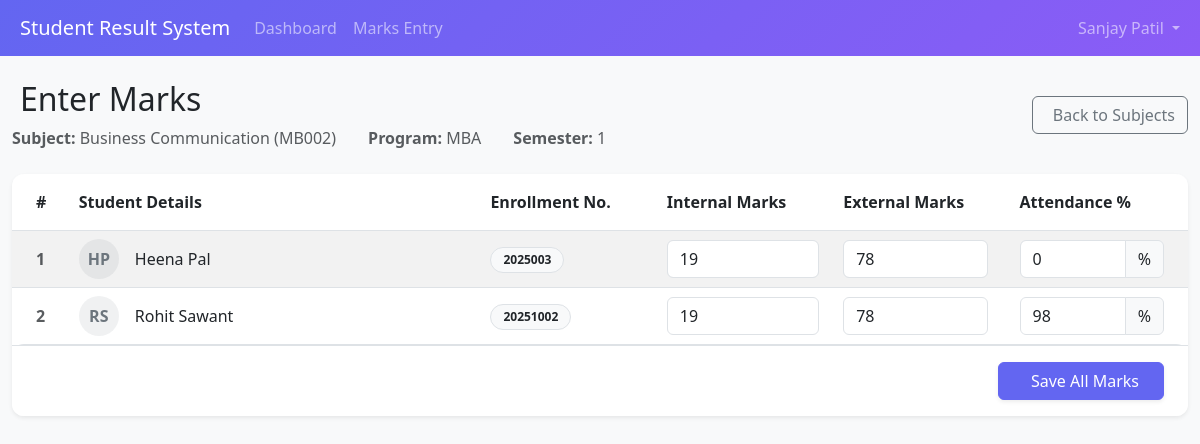
/teachers/marks-entry/6/ (signed in), run on an earlier commit of the app's database.
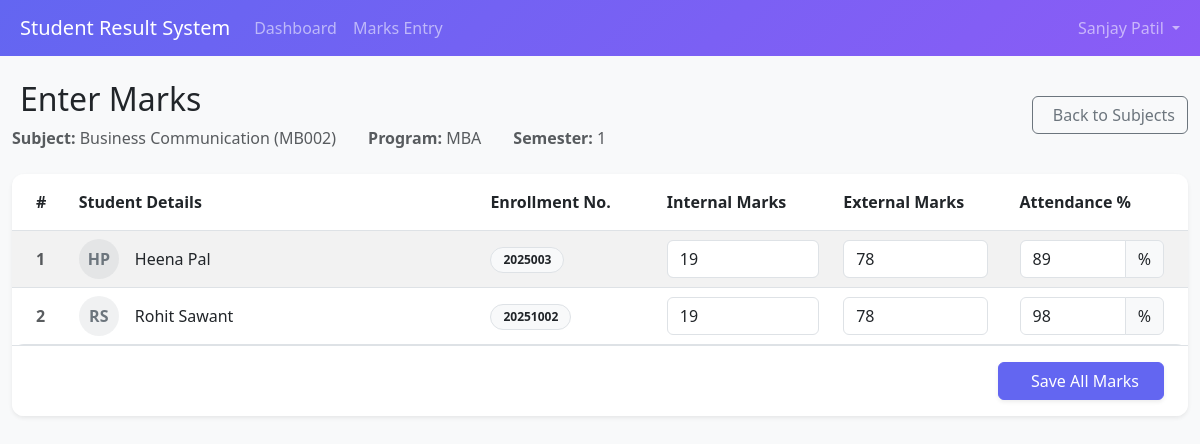
And on a later commit of the database.
### students/models.py (models this page shows, shortened)
class Student(models.Model):
    GENDER_CHOICES = (
        ('Male', 'Male'),
        ('Female', 'Female'),
        ('Other', 'Other'),
    )
    BLOOD_GROUP_CHOICES = (
        ('A+', 'A+'),
        ('A-', 'A-'),
        ('B+', 'B+'),
        ('B-', 'B-'),
        ('AB+', 'AB+'),
        ('AB-', 'AB-'),
        ('O+', 'O+'),
        ('O-', 'O-'),
    )
    user = models.OneToOneField(
        User,
        on_delete=models.CASCADE,
        related_name='student_profile'
    )
    enrollment_number = models.CharField(
        max_length=20,
        unique=True,
        help_text='Unique enrollment number'
    )
    program = models.ForeignKey(
        Program,
        on_delete=models.PROTECT,
        related_name='students'
    )
    batch_year = models.IntegerField(
        validators=[MinValueValidator(2000), MaxValueValidator(2100)],
        help_text='Year of admission'
    )
    current_semester = models.IntegerField(
        default=1,
        validators=[MinValueValidator(1), MaxValueValidator(10)]
    )
    date_of_birth = models.DateField()
    gender = models.CharField(max_length=10, choices=GENDER_CHOICES)
    blood_group = models.CharField(
        max_length=3,
        choices=BLOOD_GROUP_CHOICES,
        blank=True,
        null=True
    )
    nationality = models.CharField(max_length=50, default='Indian')
    category = models.CharField(
        max_length=20,
        choices=(
            ('General', 'General'),
            ('OBC', 'OBC'),
            ('SC', 'SC'),
            ('ST', 'ST'),
            ('Other', 'Other'),
        ),
        default='General'
    )
    phone_regex = RegexValidator(
        regex=r'^\+?1?\d{9,15}$',
        message="Phone number must be entered in the format: '+999999999'."
    )
    personal_phone = models.CharField(
        validators=[phone_regex],
        max_length=17,
        help_text='Student\'s personal phone number'
    )
    personal_email = models.EmailField(blank=True, null=True)
    address = models.TextField()
    city = models.CharField(max_length=100)
    state = models.CharField(max_length=100)
    pincode = models.CharField(max_length=10)
    guardian_name = models.CharField(max_length=100)
    guardian_relation = models.CharField(
        max_length=50,
        default='Father',
        choices=(
            ('Father', 'Father'),
            ('Mother', 'Mother'),
            ('Guardian', 'Guardian'),
            ('Other', 'Other'),
        )
    )
    guardian_phone = models.CharField(
        validators=[phone_regex],
        max_length=17
    )
    guardian_email = models.EmailField(blank=True, null=True)
    guardian_occupation = models.CharField(max_length=100, blank=True)
    admission_date = models.DateField()
    admission_type = models.CharField(
        max_length=50,
        choices=(
            ('Regular', 'Regular'),
            ('Lateral Entry', 'Lateral Entry'),
            ('Management Quota', 'Management Quota'),
            ('NRI', 'NRI'),
        ),
        default='Regular'
    )
    previous_institution = models.CharField(max_length=200, blank=True)
    previous_degree = models.CharField(max_length=100, blank=True)
    previous_percentage = models.DecimalField(
        max_digits=5,
        decimal_places=2,
        blank=True,
        null=True
    )
    previous_passing_year = models.IntegerField(blank=True, null=True)
    photo = models.ImageField(
        upload_to='student_photos/',
        blank=True,
        null=True
    )
    id_proof = models.FileField(
        upload_to='student_documents/',
        blank=True,
        null=True,
        help_text='Aadhar/Passport/Driving License'
    )
    is_active = models.BooleanField(default=True)
    is_hostel_resident = models.BooleanField(default=False)
    is_scholarship_holder = models.BooleanField(default=False)
    created_at = models.DateTimeField(auto_now_add=True)
    updated_at = models.DateTimeField(auto_now=True)
    class Meta:
        db_table = 'students'
        ordering = ['-batch_year', 'enrollment_number']
        verbose_name = 'Student'
        verbose_name_plural = 'Students'
        indexes = [
            models.Index(fields=['enrollment_number']),
            models.Index(fields=['batch_year', 'program']),
        ]

### results/models.py (models this page shows, shortened)
class SubjectMarks(models.Model):
    GRADE_CHOICES = (
        ('O', 'O (Outstanding)'),
        ('A+', 'A+ (Excellent)'),
        ('A', 'A (Very Good)'),
        ('B+', 'B+ (Good)'),
        ('B', 'B (Above Average)'),
        ('C', 'C (Average)'),
        ('P', 'P (Pass)'),
        ('F', 'F (Fail)'),
    )
    semester_result = models.ForeignKey(SemesterResult, on_delete=models.CASCADE, related_name='subject_marks')
    subject = models.ForeignKey(Subject, on_delete=models.PROTECT)
    teacher = models.ForeignKey(Teacher, on_delete=models.SET_NULL, null=True, blank=True)
    internal_marks = models.IntegerField(default=0, validators=[MinValueValidator(0)])
    external_marks = models.IntegerField(default=0, validators=[MinValueValidator(0)])
    attendance_percentage = models.IntegerField(default=0, help_text="Overall attendance percentage (0-100)")
    total_marks = models.IntegerField(default=0)
    grade = models.CharField(max_length=2, choices=GRADE_CHOICES, blank=True)
    grade_point = models.DecimalField(max_digits=3, decimal_places=1, default=0)
    is_passed = models.BooleanField(default=False)
    remarks = models.TextField(blank=True)
    entry_date = models.DateTimeField(auto_now_add=True)
    modified_date = models.DateTimeField(auto_now=True)
    class Meta:
        db_table = 'subject_marks'
        unique_together = ['semester_result', 'subject']
        ordering = ['semester_result', 'subject__code']
        verbose_name = 'Subject Mark'
        verbose_name_plural = 'Subject Marks'
    @property
    def percentage(self):
        """Calculate percentage for this subject"""
        if self.subject.max_marks == 0:
            return 0
        return round((self.total_marks / self.subject.max_marks) * 100, 2)

### accounts/models.py (models this page shows, shortened)
class User(AbstractUser):
    ROLE_CHOICES = (
        ('admin', 'Admin'),
        ('teacher', 'Teacher'),
        ('student', 'Student'),
    )
    role = models.CharField(
        max_length=10,
        choices=ROLE_CHOICES,
        default='student'
    )
    phone_regex = RegexValidator(
        regex=r'^\+?1?\d{9,15}$',
        message="Phone number must be entered in the format: '+999999999'. Up to 15 digits allowed."
    )
    phone = models.CharField(
        validators=[phone_regex],
        max_length=17,
        blank=True,
        null=True
    )
    profile_picture = models.ImageField(
        upload_to='profiles/',
        blank=True,
        null=True,
        default='profiles/default.png'
    )
    address = models.TextField(blank=True, null=True)
    date_of_birth = models.DateField(blank=True, null=True)
    created_at = models.DateTimeField(auto_now_add=True)
    updated_at = models.DateTimeField(auto_now=True)
    is_verified = models.BooleanField(default=True)
    last_login_ip = models.GenericIPAddressField(blank=True, null=True)
    class Meta:
        db_table = 'users'
        ordering = ['-created_at']
    def get_full_name(self):
        full_name = f"{self.first_name} {self.last_name}"
        return full_name.strip() or self.username
    @property
    def is_admin(self):
        return self.role == 'admin'
    @property
    def is_teacher(self):
        return self.role == 'teacher'

### teachers/views.py (the view, shortened to what this page needs)
# urls.py: path('marks-entry/<int:subject_id>/', views.marks_entry, name='marks_entry'),
@login_required
@user_passes_test(is_teacher)
def marks_entry(request, subject_id):
    teacher = request.user.teacher_profile
    subject = get_object_or_404(Subject, pk=subject_id)
    students = Student.objects.filter(
        program=subject.program,
        current_semester=subject.semester,
        is_active=True
    )
    marks_data = []
    for student in students:
        sem_result = SemesterResult.objects.filter(
            student=student,
            semester=subject.semester
        ).first()
        marks = None
        if sem_result:
            marks = SubjectMarks.objects.filter(
                semester_result=sem_result,
                subject=subject
            ).first()
        marks_data.append({
            'student': student,
            'marks': marks
        })
    return render(request, 'teachers/marks_entry.html', {
        'subject': subject,
        'marks_data': marks_data
    })

### teachers/views.py (called while the page is built)
def is_teacher(user):
    return user.role == 'teacher'

### teachers/templates/teachers/marks_entry.html (shortened to what the changed rows need)
{% extends 'base.html' %}
{% load static %}
{% block content %}
<div class="container-fluid py-4">
    <div class="row mb-4 align-items-center">
        <div class="col-md-8">
            <h2>Enter Marks</h2>
        </div>
    </div>
    <div class="card shadow-sm border-0" style="border-radius: 12px; overflow: hidden;">
        <div class="card-body p-0">
            <form method="post">
                <div class="table-responsive">
                    <table class="table table-hover table-striped mb-0 align-middle">
                       <thead class="bg-light">
                            <tr>
                                <th class="ps-4 py-3" style="width: 5%;">#</th>
                                <th class="py-3" style="width: 35%;">Student Details</th>
                                <th class="py-3" style="width: 15%;">Enrollment No.</th>
                                <th class="py-3" style="width: 15%;">Internal Marks</th>
                                <th class="py-3" style="width: 15%;">External Marks</th>
                                <th class="py-3" style="width: 15%;">Attendance %</th> </tr>
                        </thead>
                        <tbody>
                            {% for data in marks_data %}
                            <tr>
                                <td class="ps-4 text-muted fw-bold">{{ forloop.counter }}</td>
                                <td>
                                    <div class="d-flex align-items-center">
                                        <div class="bg-secondary bg-opacity-10 text-secondary rounded-circle d-flex align-items-center justify-content-center me-3" style="width: 40px; height: 40px; font-weight: bold;">
                                            {{ data.student.user.first_name|first }}{{ data.student.user.last_name|first }}
                                        </div>
                                        <div>
                                            <h6 class="mb-0">{{ data.student.user.get_full_name }}</h6>
                                        </div>
                                    </div>
                                </td>
                                <td><span class="badge bg-light text-dark border">{{ data.student.enrollment_number }}</span></td>
                                <td class="pe-3">
                                    <input type="number"
                                           class="form-control"
                                           name="internal_{{ data.student.id }}"
                                           value="{{ data.marks.internal_marks|default:0 }}"
                                           min="0" max="100" required>
                                </td>
                                <td class="pe-4">
                                    <input type="number"
                                           class="form-control"
                                           name="external_{{ data.student.id }}"
                                           value="{{ data.marks.external_marks|default:0 }}"
                                           min="0" max="100" required>
                                </td>
                                <td class="pe-4">
                                        <div class="input-group">
                                            <input type="number"
                                                class="form-control"
                                                name="attendance_{{ data.student.id }}"
                                                value="{{ data.marks.attendance_percentage|default:0 }}"
                                                min="0" max="100" required>
                                            <span class="input-group-text bg-light">%</span>
                                        </div>
                                    </td>
                                </tr>
                                {% endfor %}
                        </tbody>
                    </table>
                </div>
            </form>
        </div>
    </div>
</div>
{% endblock %}

What changed in the data, as far as the page shows it:
changed through a linked row, Student "Heena Pal": marks.attendance_percentage "0" → "89"
